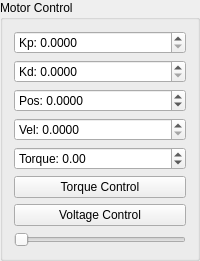
     <widget class="QGroupBox" name="groupBox_6">
      <property name="title">
       <string>Motor Control</string>
      </property>
      <layout class="QGridLayout" name="gridLayout_13">
       <item row="5" column="0">
        <widget class="QPushButton" name="torqueControlButton">
         <property name="text">
          <string>Torque Control</string>
         </property>
        </widget>
       </item>
       <item row="4" column="0">
        <widget class="QDoubleSpinBox" name="torqueFF_spin">
         <property name="prefix">
          <string>Torque: </string>
         </property>
         <property name="minimum">
          <double>-20.000000000000000</double>
         </property>
         <property name="maximum">
          <double>20.000000000000000</double>
         </property>
         <property name="singleStep">
          <double>0.100000000000000</double>
         </property>
        </widget>
       </item>
       <item row="2" column="0">
        <widget class="QDoubleSpinBox" name="pos_spin">
         <property name="prefix">
          <string>Pos: </string>
         </property>
         <property name="decimals">
          <number>4</number>
         </property>
         <property name="minimum">
          <double>-60.000000000000000</double>
         </property>
         <property name="maximum">
          <double>60.000000000000000</double>
         </property>
         <property name="singleStep">
          <double>0.050000000000000</double>
         </property>
        </widget>
       </item>
       <item row="3" column="0">
        <widget class="QDoubleSpinBox" name="vel_spin">
         <property name="prefix">
          <string>Vel: </string>
         </property>
         <property name="decimals">
          <number>4</number>
         </property>
         <property name="maximum">
          <double>0.100000000000000</double>
         </property>
         <property name="singleStep">
          <double>0.005000000000000</double>
         </property>
        </widget>
       </item>
       <item row="1" column="0">
        <widget class="QDoubleSpinBox" name="k_d_spin">
         <property name="prefix">
          <string>Kd: </string>
         </property>
         <property name="decimals">
          <number>4</number>
         </property>
         <property name="maximum">
          <double>0.100000000000000</double>
         </property>
         <property name="singleStep">
          <double>0.001000000000000</double>
         </property>
        </widget>
       </item>
       <item row="0" column="0">
        <widget class="QDoubleSpinBox" name="k_p_spin">
         <property name="prefix">
          <string>Kp: </string>
         </property>
         <property name="decimals">
          <number>4</number>
         </property>
         <property name="maximum">
          <double>2.000000000000000</double>
         </property>
         <property name="singleStep">
          <double>0.010000000000000</double>
         </property>
        </widget>
       </item>
       <item row="6" column="0">
        <widget class="QPushButton" name="voltageControlButton">
         <property name="text">
          <string>Voltage Control</string>
         </property>
        </widget>
       </item>
       <item row="7" column="0">
        <widget class="QSlider" name="voltageControlSlider">
         <property name="maximum">
          <number>1000</number>
         </property>
         <property name="orientation">
          <enum>Qt::Horizontal</enum>
         </property>
        </widget>
       </item>
      </layout>
     </widget>
